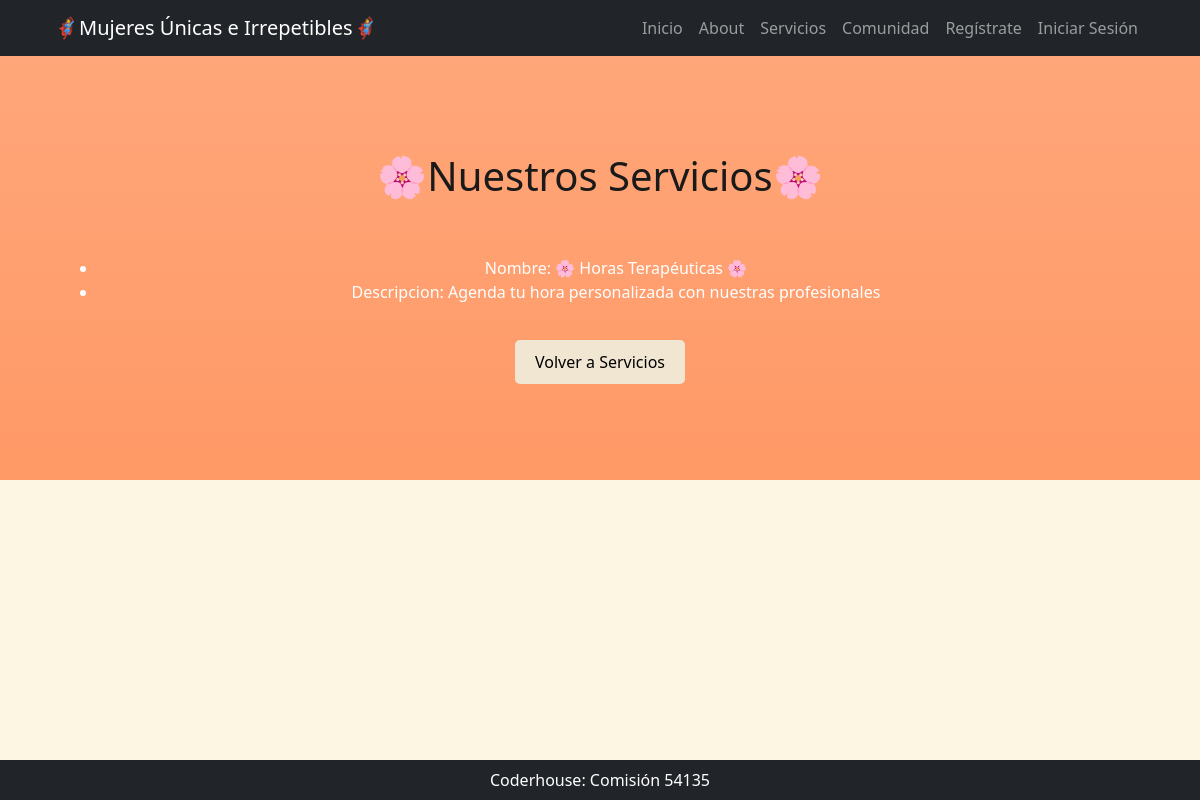
The app's page /servicios/detalleservicio/1 with its own data.
### servicios/models.py (models this page shows, shortened)
class Servicios(models.Model):
    nombre = models.CharField(max_length=200, unique=True)
    descripcion = models.CharField(max_length=300, verbose_name="descripción")
    valor = models.FloatField()
    class Meta:
        verbose_name = "Nuestros Servicios"
        verbose_name_plural = "Nuestros Servicios"

### servicios/views.py (the view)
# urls.py: path('detalleservicio/<int:pk>', views.servicios_detalle, name="servicios_detalle"),
def servicios_detalle(request, pk: int):
    query = models.Servicios.objects.get(id=pk)
    return render(request, "servicios/detalleservicio.html", {"servicio": query})

### servicios/templates/servicios/detalleservicio.html
{% extends 'core/base.html' %}
{% load static %}
{% block titulo %}
  <h1 style="color: #1a1a1a;">🌸Nuestros Servicios🌸</h1>
  <br>
{% endblock titulo %}
{% block contenido %}
    <div class="container mt-4">
        <ul>
            <li> Nombre: {{servicio.nombre}} </li>
            <li> Descripcion: {{servicio.descripcion}}</li>
        </ul>
        <div>
          <button style="margin-top: 20px; background-color: #f0e6d2; border: none; padding: 10px 20px; border-radius: 5px;">
              <a href="{% url 'servicios:home' %}" style="text-decoration: none; color: black;">Volver a Servicios</a>
          </button>
      </div>
{% endblock contenido %}

### core/templates/core/base.html (style rules this page uses)
body { background-color: #fdf6e3; color: #586e75; }

### records on screen
Servicios: nombre "🌸 Horas Terapéuticas 🌸", descripcion "Agenda tu hora personalizada con nuestras profesionales"
